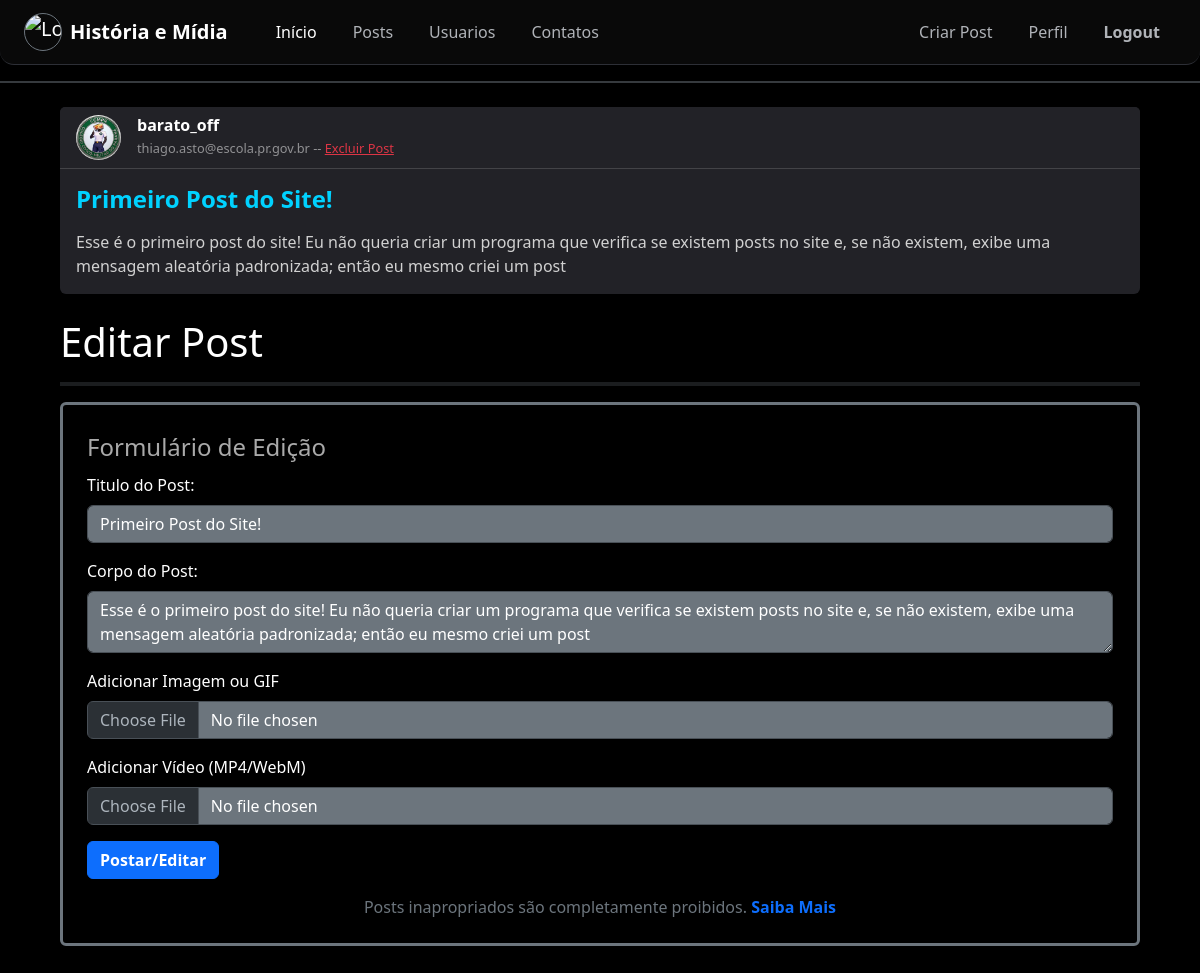
/post/1 (signed in), run on the app's committed database.
### PFC/models.py (models this page shows)
class Usuario(database.Model, UserMixin):
    id = database.Column(database.Integer, primary_key=True)
    username = database.Column(database.String, nullable=False)
    email = database.Column(database.String, nullable=False, unique=True)
    senha = database.Column(database.String, nullable=False)
    foto_perfil = database.Column(database.String, default="default.jpeg", nullable=False)
    descricao = database.Column(database.String, default='Membro do projeto História e Mídia')
    posts = database.relationship("Post", backref="autor", lazy=True)

class Post(database.Model):
    id = database.Column(database.Integer, primary_key=True)
    titulo = database.Column(database.String, nullable=False)
    corpo = database.Column(database.Text, nullable=False)
    data_criacao = database.Column(database.DateTime, nullable=False, default=datetime.now)
    id_usuario = database.Column(database.Integer, database.ForeignKey('usuario.id'), nullable=False)
    imagem = database.Column(database.String, default=None)
    video = database.Column(database.String, default=None)

### PFC/routes.py (the view, shortened to what this page needs)
@app.route("/post/<int:post_id>", methods=["GET", "POST"])
@login_required
def exibir_post(post_id):
    post = Post.query.get_or_404(post_id)
    if current_user == post.autor:
        form = FormCriarPost()
        if request.method == "GET":
            form.titulo.data = post.titulo
            form.corpo.data = post.corpo
    else:
        form = None
    return render_template("post.html", post=post, form=form)

### PFC/forms.py
class FormCriarPost(FlaskForm):
    titulo = StringField("Titulo do Post: ", validators=[DataRequired(), Length(3, 50)])
    corpo = TextAreaField("Corpo do Post: ", validators=[DataRequired(), Length(0, 500)])
    imagem = FileField('Adicionar Imagem ou GIF', validators=[FileAllowed(['jpg', 'png', 'jpeg', 'gif'])])
    video = FileField('Adicionar Vídeo (MP4/WebM)', validators=[FileAllowed(['mp4', 'webm'])])
    criar_post = SubmitField("Postar/Editar")

### PFC/models.py (called while the page is built)
@login_manager.user_loader
def load_usuario(id_usuario):
    return Usuario.query.get(int(id_usuario))

### PFC/templates/post.html (shortened to what this page needs)
{% extends "base.html" %}
{% block body %}
<div class="container mt-4">
    <div class="card mb-4 border-0 shadow-sm" style="background-color: #222227;">
        <div class="card-header d-flex align-items-center gap-3" style="background-color: #222227;">
            <img src="{{ url_for('static', filename='fotos_perfil/' ~ post.autor.foto_perfil) }}" class="rounded-circle" width="45" height="45" style="object-fit: cover;">
            <div>
                <h6 class="mb-0 fw-bold text-white">{{ post.autor.username }}</h6>
                <small class="text-white-50" style="font-size: 0.8em;">{{ post.autor.email }} -- {% if form %}<a href="#" class="text-danger" data-bs-toggle="modal" data-bs-target="#ExcluirPost" >Excluir Post </a>{% endif %}</small>
            </div>
        </div>
        <div class="card-body">
            <h4 class="card-title fw-bold mb-3" style="color: #00d2ff;">{{ post.titulo }}</h4>
            <p class="card-text" style="color: #d1d1d1;">{{ post.corpo }}</p>
        </div>
    </div>
</div>
{% if form %}
<div class="container mb-5">
    <h1> Editar Post </h1>
    <hr class="border border-2 border-secondary opacity-80 my-3">
    <form method="POST" action="" enctype="multipart/form-data" class="border border-3 border-secondary p-4 rounded">
        <legend style="color:darkgray">Formulário de Edição</legend>
        <div class="mb-3">
            <p>
                {{ form.titulo.label(class="form-label") }}<br>
                {% if form.titulo.errors %}
                    {{ form.titulo(class="form-control is-invalid bg-secondary text-white") }}
                    <div class="invalid-feedback d-block">
                        {% for erro in form.titulo.errors %}
                            {{ erro }}
                        {% endfor %}
                    </div>
                {% else %}
                    {{ form.titulo(class="form-control bg-secondary text-white") }}
                {% endif %}
            </p>
        </div>
        <div class="mb-3">
            <p>
                {{ form.corpo.label(class="form-label") }}<br>
                {% if form.corpo.errors %}
                    {{ form.corpo(class="form-control is-invalid bg-secondary text-white") }}
                    <div class="invalid-feedback d-block">
                        {% for erro in form.corpo.errors %}
                            {{ erro }}
                        {% endfor %}
                    </div>
                {% else %}
                    {{ form.corpo(class="form-control bg-secondary text-white") }}
                {% endif %}
            </p>
        </div>
        <div class="mb-3">
            <p>
                {{ form.imagem.label(class="form-label") }}<br>
                {{ form.imagem(class="form-control bg-secondary text-white") }}
            </p>
        </div>
        <div class="mb-3">
            <p>
                {{ form.video.label(class="form-label") }}<br>
                {{ form.video(class="form-control bg-secondary text-white") }}
            </p>
        </div>
        <div class="my-3">
            <p>
                {{ form.criar_post(class="btn btn-primary text-white fw-bold") }}<br>
            </p>
        </div>
        <div class="text-center">
            <p class="mb-0 text-secondary">Posts inapropriados são completamente proibidos. <a href="{{ url_for('aviso') }}" class="text-primary text-decoration-none fw-semibold">Saiba Mais</a></p>
        </div>
    </form>
</div>
{% endif %}
{% endblock %}

### PFC/static/css/style.css (style rules this page uses)
html { overflow-y: scroll; }
body { margin: 0 !important; padding: 0 !important; background-color: #0d0e12 !important; color: #ffffff; }

### data on the page
Usuario: foto_perfil (placeholder picture), autor.username "barato_off", autor.email "thiago.asto@escola.pr.gov.br"
Post: titulo "Primeiro Post do Site!", corpo "Esse é o primeiro post do site! Eu não queria criar um programa que verifica se existem posts no site e, se não existem, exibe uma mensagem aleatória padronizada; então eu mesmo criei um post"
